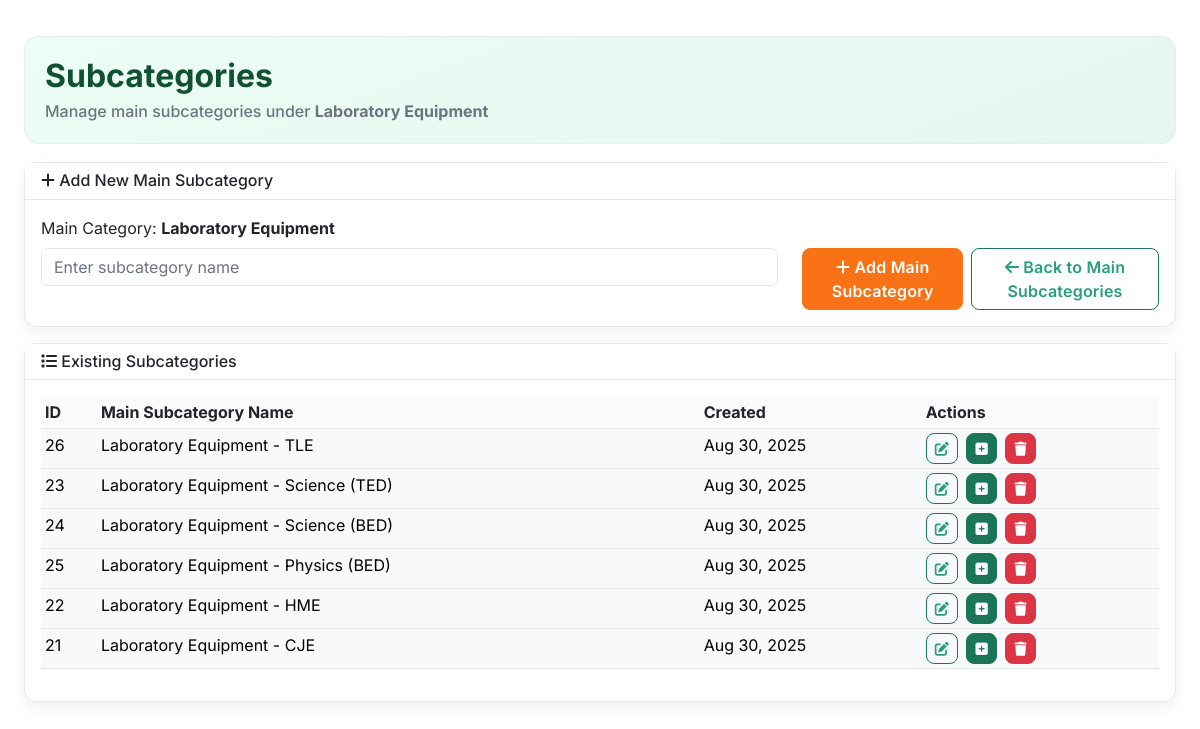
Screenshot of /pages/load_subcategories.php?id=17&name=Laboratory+Equipment (signed in) with the database file from the repository.
### tables this page shows
CREATE TABLE `account_types` (
  `id` int(11) NOT NULL,
  `name` varchar(100) NOT NULL
);

CREATE TABLE `account_subcategories` (
  `id` int(11) NOT NULL,
  `parent_id` int(11) NOT NULL,
  `name` varchar(100) NOT NULL,
  `created_at` timestamp NOT NULL DEFAULT current_timestamp()
);

### pages/load_subcategories.php (the view, shortened to what this page needs)
<?php
include '../includes/db.php';
include '../includes/header.php';
$parent_id = intval($_GET['id'] ?? 0);
$parent_res = mysqli_query($conn, "SELECT name FROM account_types WHERE id = $parent_id");
$parent_row = mysqli_fetch_assoc($parent_res);
$parent_name = $parent_row['name'] ?? 'Unknown';
$subcategories_query = "SELECT * FROM account_subcategories WHERE parent_id = $parent_id ORDER BY name DESC";
$subcategories_result = mysqli_query($conn, $subcategories_query);
?>
<link rel="stylesheet" href="../assets/css/category-theme.css">
<div class="page-container">
    <div class="page-hero">
        <h2>Subcategories</h2>
        <div class="subtitle">Manage main subcategories under <strong><?php echo htmlspecialchars($parent_name); ?></strong></div>
    </div>
    <div class="card card-modern mb-3">
        <div class="card-header">
            <h6 class="mb-0"><i class="fas fa-plus"></i> Add New Main Subcategory</h6>
        </div>
        <div class="card-body">
            <div class="mb-2">Main Category: <strong><?php echo htmlspecialchars($parent_name); ?></strong></div>
            <form class="subcategory-form" method="post">
                <div class="row">
                    <div class="col-md-8">
                        <input type="text" name="subcategory_name" class="form-control" placeholder="Enter subcategory name" required>
                    </div>
                    <div class="col-md-4 d-flex justify-content-start">
                        <button type="submit" class="btn btn-modern btn-accent me-2">
                            <i class="fas fa-plus"></i> Add Main Subcategory
                        </button>
                        <a href="assets.php?id=<?php echo $parent_id; ?>&name=<?php echo urlencode($parent_name); ?>"
                            class="btn btn-modern btn-outline-brand">
                            <i class="fas fa-arrow-left"></i> Back to Main Subcategories
                        </a>
                    </div>
                </div>
            </form>
        </div>
    </div>
    <div class="card card-modern">
        <div class="card-header">
            <h6 class="mb-0"><i class="fas fa-list"></i> Existing Subcategories</h6>
        </div>
        <div class="card-body">
            <?php if ($subcategories_result && mysqli_num_rows($subcategories_result) > 0): ?>
                <div class="table-responsive">
                    <table class="table table-sm table-hover table-modern">
                        <thead class="table-light">
                            <tr>
                                <th>ID</th>
                                <th>Main Subcategory Name</th>
                                <th>Created</th>
                                <th>Actions</th>
                            </tr>
                        </thead>
                        <tbody>
                            <?php while ($sub = mysqli_fetch_assoc($subcategories_result)): ?>
                                <tr>
                                    <td><?php echo $sub['id']; ?></td>
                                    <td>
                                        <span class="subcategory-name-<?php echo $sub['id']; ?>">
                                            <?php echo htmlspecialchars($sub['name']); ?>
                                        </span>
                                    </td>
                                    <td><?php echo date('M d, Y', strtotime($sub['created_at'])); ?></td>
                                    <td>
                                        <button type="button" class="btn btn-sm btn-outline-brand me-1 btn-modern" title="Edit subcategory" onclick="editSubcategory(<?php echo $sub['id']; ?>)">
                                            <i class="fas fa-edit"></i>
                                        </button>
                                        <a href="add_sub_subcategories.php?id=<?php echo $sub['id']; ?>&name=<?php echo urlencode($sub['name']); ?>"
                                            class="btn btn-sm btn-modern btn-brand me-1"
                                            title="Add subcategory">
                                            <i class="fas fa-plus-square"></i>
                                        </a>
                                        <button type="button" class="btn btn-sm btn-danger btn-modern" title="Delete subcategory" onclick="deleteSubcategory(<?php echo $sub['id']; ?>, '<?php echo htmlspecialchars($sub['name']); ?>', <?php echo $parent_id; ?>)">
                                            <i class="fas fa-trash"></i>
                                        </button>
                                    </td>
                                </tr>
                            <?php endwhile; ?>
                        </tbody>
                    </table>
                </div>
            <?php endif; ?>
        </div>
    </div>
</div>
<?php include '../includes/footer.php'; ?>

### assets/css/dark-mode.css (style rules this page uses)
body { transition: background-color 0.3s ease, color 0.3s ease; }

### assets/css/category-theme.css (style rules this page uses)
:root { --brand-950: #0a2c22; --brand-900: #0b3b2e; --brand-800: #124d3c; --brand-700: #16604a; --brand-600: #1a7559; --brand-500: #1e8a67; --brand-400: #27a07a; --accent-600: #f97316; --accent-500: #fb923c; --accent-700: #ea580c; --bg-50: #ffffff; --panel: #ffffff; --muted: #6c757d; --card-bg: #ffffff; --card-border: #e5e7eb; }
html, body { font-family: 'Inter', system-ui, -apple-system, Segoe UI, Roboto, Arial, sans-serif; background: #ffffff !important; color: #212529 !important; }
body { background-color: #ffffff !important; }
.page-container { padding: 24px; }
.page-hero { background: linear-gradient(160deg, #ecfdf5, #e6f6ef); border: 1px solid #e6f0ea; border-radius: 14px; padding: 20px 20px; margin: 12px 0 18px 0; box-shadow: white; }
.page-hero h1, .page-hero h2, .page-hero h3 { margin: 0; font-weight: 700; color: #0f5132; }
.page-hero .subtitle { color: var(--muted); margin-top: 4px; font-weight: 500; }
.card-modern { background: var(--card-bg); border: 1px solid var(--card-border); border-radius: 12px; box-shadow: 0 6px 16px rgba(0,0,0,.06); }
.card-modern .card-header { background: #ffffff; border-bottom: 1px solid var(--card-border); color: #212529; font-weight: 600; }
.card-modern .card-body { color: #212529; }
.table-modern { color: #212529; background: transparent; }
.table-modern thead { background: #f8fafc; color: #212529; }
.table-modern td, .table-modern th { border-color: var(--card-border) !important; }
.btn-modern { border-radius: 8px; font-weight: 600; letter-spacing: .2px; }
.btn-brand { background: var(--brand-600); border-color: var(--brand-600); color: #fff; }
.btn-outline-brand { color: var(--brand-400); border-color: var(--brand-600); }
.btn-accent { background: var(--accent-600); border-color: var(--accent-600); color: #fff; }
.form-control, .form-select { background: #ffffff; border: 1px solid var(--card-border); color: #212529; }
.form-control::placeholder { color: #6c757d; }
.table thead.table-light th { background-color: #f8fafc !important; color: #212529 !important; }

### includes/header.php (style rules this page uses)
:root { --bs-body-bg: #f8f9fa; --bs-body-color: #212529; }
body { background-color: var(--bs-body-bg); color: var(--bs-body-color); transition: background-color 0.3s ease, color 0.3s ease; }

### rows the page displays
account_types: name "Laboratory Equipment"
account_subcategories: id "26", name "Laboratory Equipment - TLE", created_at "Aug 30, 2025"
account_subcategories: id "23", name "Laboratory Equipment - Science (TED)", created_at "Aug 30, 2025"
account_subcategories: id "24", name "Laboratory Equipment - Science (BED)", created_at "Aug 30, 2025"
account_subcategories: id "25", name "Laboratory Equipment - Physics (BED)", created_at "Aug 30, 2025"
account_subcategories: id "22", name "Laboratory Equipment - HME", created_at "Aug 30, 2025"
account_subcategories: id "21", name "Laboratory Equipment - CJE", created_at "Aug 30, 2025"
